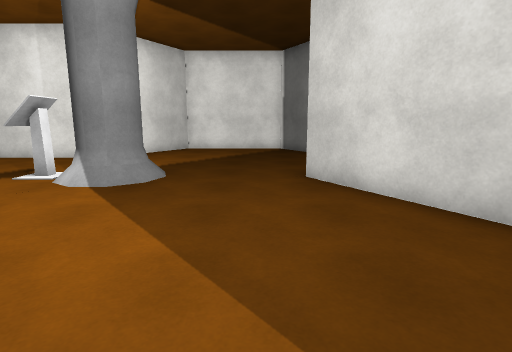
View 1 (above)

15 first-person views from a walk through a 3-D level made in the Unity game engine. The camera is 1.4 m above the floor, tilts 10° down and sees 80° across. The floor is counted in squares, 1 m on a side. Each view is taken from the middle of a square. On the plan, view 1 faces up. The plan holds only what a view shows up to about 14 squares ahead; the rest is blank. The place goes on beyond the plan. The player is left out. Surface patterns are stand-ins for the level's own textures.

View 2
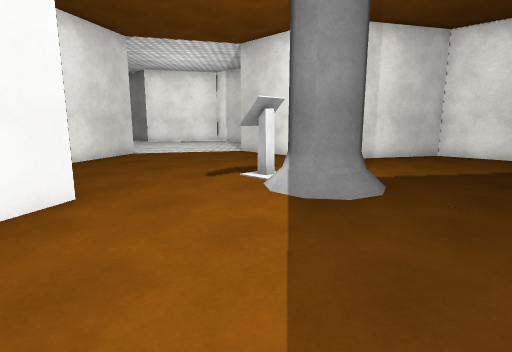

View 3
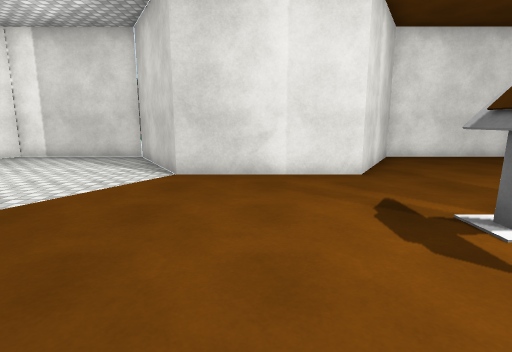

View 4
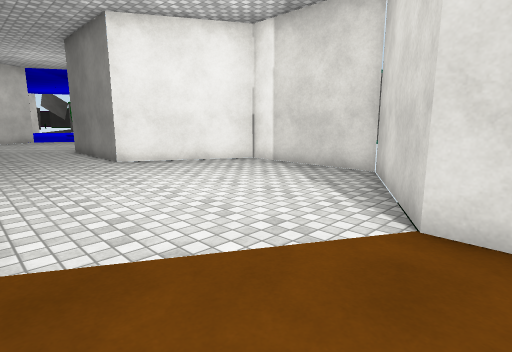

View 5
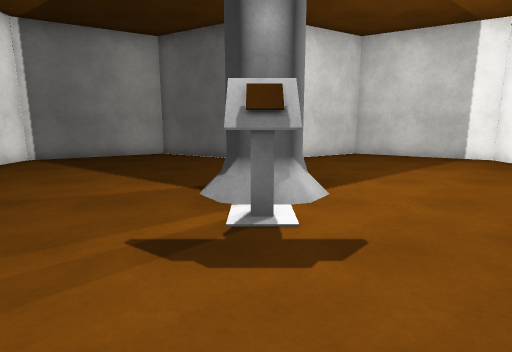

View 6
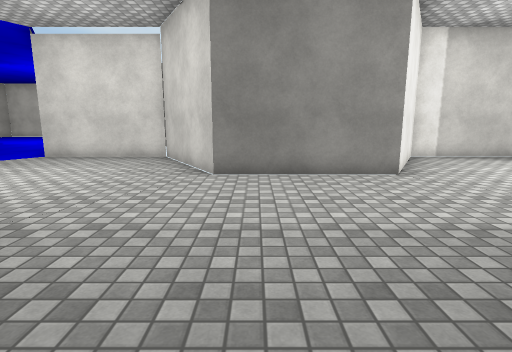

View 7
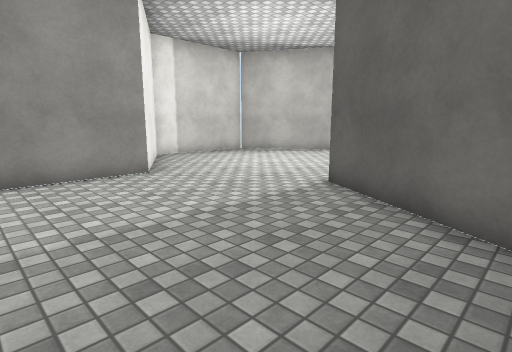

View 8
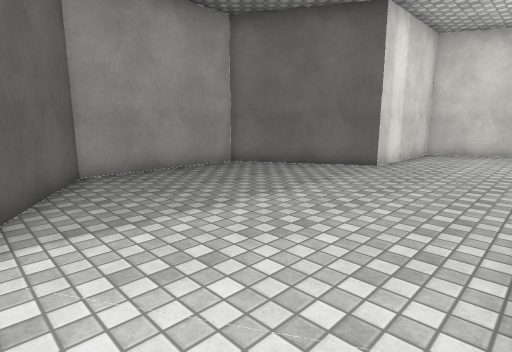

View 9
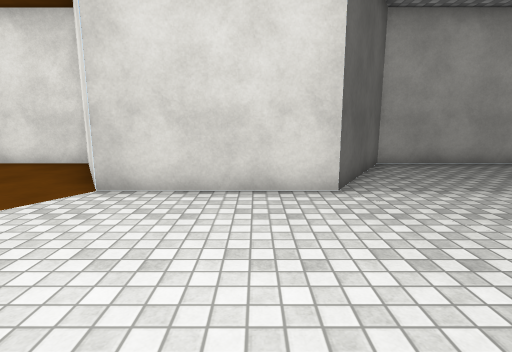

View 10
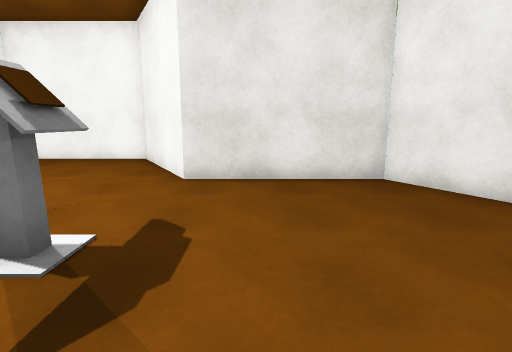

View 11
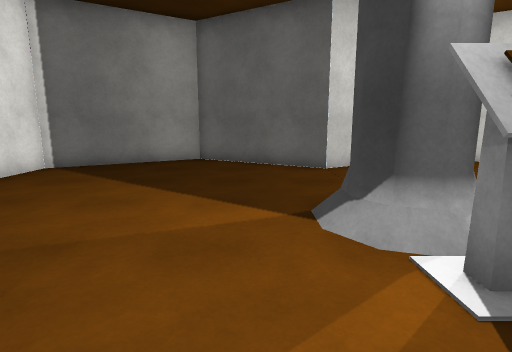

View 12
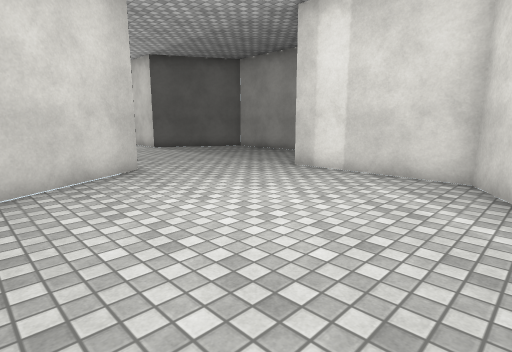

View 13
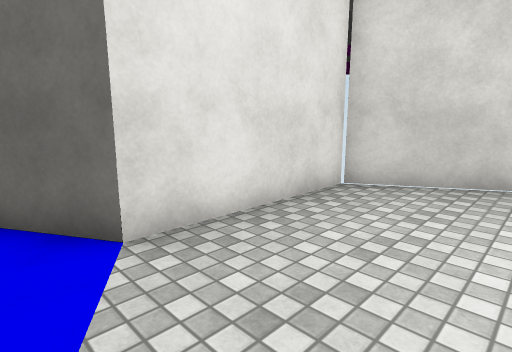

View 14
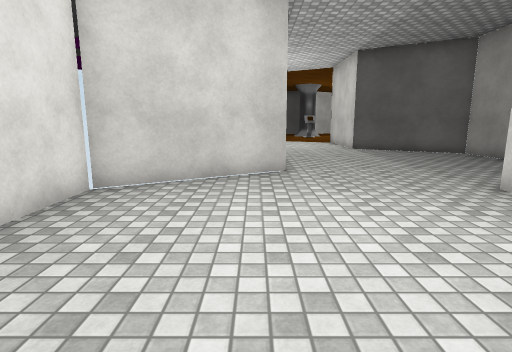

View 15
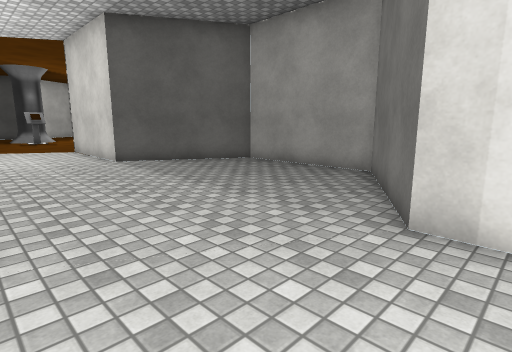

### Floor plan
Key: @ floor where view 1 was taken; # wall or solid block; x gap in a wall; . main floor; - floor 31 m lower than the main floor; / step, stairs or slope; v drop or lower ground; C column; O other object.
Columns run from 35 left of view 1 to 4 right of it. Each row starts with its distance up from view 1.
 18 xv
 17 .######         v#####         v#####
 16 .......#        #.....#        #.....#
 15 .......v       #......v       #......#
 14 ........#      #.......#      #.......#
 13 ........#v    #........#v    #........#v
 12 .........v#####.........v#####.........-
 11 ......................................#
 10 #.....................................#
  9 v#.............................//....#
  8  v####v..........v###v.......O/C#...#v
  7       vv........#     v........##....#
  6        #.......vv     #..............#v
  5         #......#       #..............#
  4         #.....#        #...............#
  3          #####          ######.........#
  2                              v#.......#
  1                               #......#v
  0                                v...@.#
 -1                                v#####

Where each view was taken, in squares from view 1:
view 1: 0 up, 0 right, facing up
view 2: 2 up, 0 right, facing up-left
view 3: 4 up, 9 left, facing up
view 4: 8 up, 10 left, facing up-left
view 5: 8 up, 10 left, facing right
view 6: 4 up, 25 left, facing up
view 7: 4 up, 25 left, facing up-right
view 8: 12 up, 19 left, facing down-left
view 9: 14 up, 17 left, facing down
view 10: 11 up, 8 left, facing down
view 11: 10 up, 8 left, facing right
view 12: 16 up, 35 left, facing down-right
view 13: 13 up, 35 left, facing up-right
view 14: 13 up, 35 left, facing right
view 15: 12 up, 30 left, facing down-right
